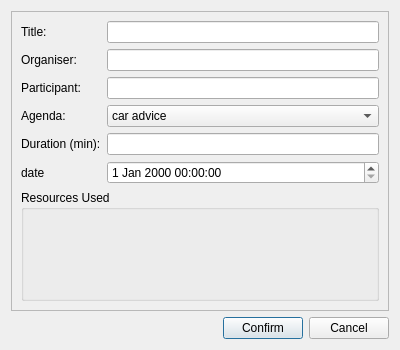
<?xml version="1.0" encoding="UTF-8"?>
<ui version="4.0">
 <class>UpdateMeetingDialog</class>
 <widget class="QDialog" name="UpdateMeetingDialog">
  <property name="geometry">
   <rect>
    <x>0</x>
    <y>0</y>
    <width>400</width>
    <height>350</height>
   </rect>
  </property>
  <property name="windowTitle">
   <string>Update Meeting</string>
  </property>
  <layout class="QVBoxLayout" name="verticalLayout">
   <item>
    <widget class="QScrollArea" name="scrollArea">
     <property name="widgetResizable">
      <bool>true</bool>
     </property>
     <widget class="QWidget" name="scrollAreaWidgetContents">
      <layout class="QVBoxLayout" name="scrollAreaLayout">
       <item>
        <layout class="QFormLayout" name="formLayout">
         <item row="0" column="0">
          <widget class="QLabel" name="label_title">
           <property name="text">
            <string>Title:</string>
           </property>
          </widget>
         </item>
         <item row="0" column="1">
          <widget class="QLineEdit" name="titleLineEdit"/>
         </item>
         <item row="1" column="0">
          <widget class="QLabel" name="label_organiser">
           <property name="text">
            <string>Organiser:</string>
           </property>
          </widget>
         </item>
         <item row="1" column="1">
          <widget class="QLineEdit" name="organiserLineEdit"/>
         </item>
         <item row="2" column="0">
          <widget class="QLabel" name="label_participant">
           <property name="text">
            <string>Participant:</string>
           </property>
          </widget>
         </item>
         <item row="2" column="1">
          <widget class="QLineEdit" name="participantLineEdit"/>
         </item>
         <item row="3" column="0">
          <widget class="QLabel" name="label_agenda">
           <property name="text">
            <string>Agenda:</string>
           </property>
          </widget>
         </item>
         <item row="3" column="1">
          <widget class="QComboBox" name="agendaComboBox">
           <item>
            <property name="text">
             <string>car advice</string>
            </property>
           </item>
           <item>
            <property name="text">
             <string>life advice</string>
            </property>
           </item>
           <item>
            <property name="text">
             <string>future advice</string>
            </property>
           </item>
          </widget>
         </item>
         <item row="6" column="0">
          <widget class="QLabel" name="label">
           <property name="text">
            <string>date</string>
           </property>
          </widget>
         </item>
         <item row="6" column="1">
          <widget class="QDateTimeEdit" name="dateTimeEdit"/>
         </item>
         <item row="4" column="1">
          <widget class="QLineEdit" name="durationLineEdit"/>
         </item>
         <item row="4" column="0">
          <widget class="QLabel" name="label_duration">
           <property name="text">
            <string>Duration (min):</string>
           </property>
          </widget>
         </item>
        </layout>
       </item>
       <item>
        <widget class="QGroupBox" name="resourcesGroupBox">
         <property name="title">
          <string>Resources Used</string>
         </property>
         <layout class="QVBoxLayout" name="resourcesVBoxLayout"/>
        </widget>
       </item>
      </layout>
     </widget>
    </widget>
   </item>
   <item>
    <layout class="QHBoxLayout" name="horizontalLayout">
     <item>
      <spacer name="horizontalSpacer">
       <property name="orientation">
        <enum>Qt::Orientation::Horizontal</enum>
       </property>
       <property name="sizeHint" stdset="0">
        <size>
         <width>40</width>
         <height>20</height>
        </size>
       </property>
      </spacer>
     </item>
     <item>
      <widget class="QPushButton" name="confirmButton">
       <property name="text">
        <string>Confirm</string>
       </property>
      </widget>
     </item>
     <item>
      <widget class="QPushButton" name="cancelButton">
       <property name="text">
        <string>Cancel</string>
       </property>
      </widget>
     </item>
    </layout>
   </item>
  </layout>
 </widget>
 <resources/>
 <connections>
  <connection>
   <sender>cancelButton</sender>
   <signal>clicked()</signal>
   <receiver>UpdateMeetingDialog</receiver>
   <slot>reject()</slot>
   <hints>
    <hint type="sourcelabel">
     <x>20</x>
     <y>20</y>
    </hint>
    <hint type="destinationlabel">
     <x>20</x>
     <y>20</y>
    </hint>
   </hints>
  </connection>
 </connections>
</ui>
